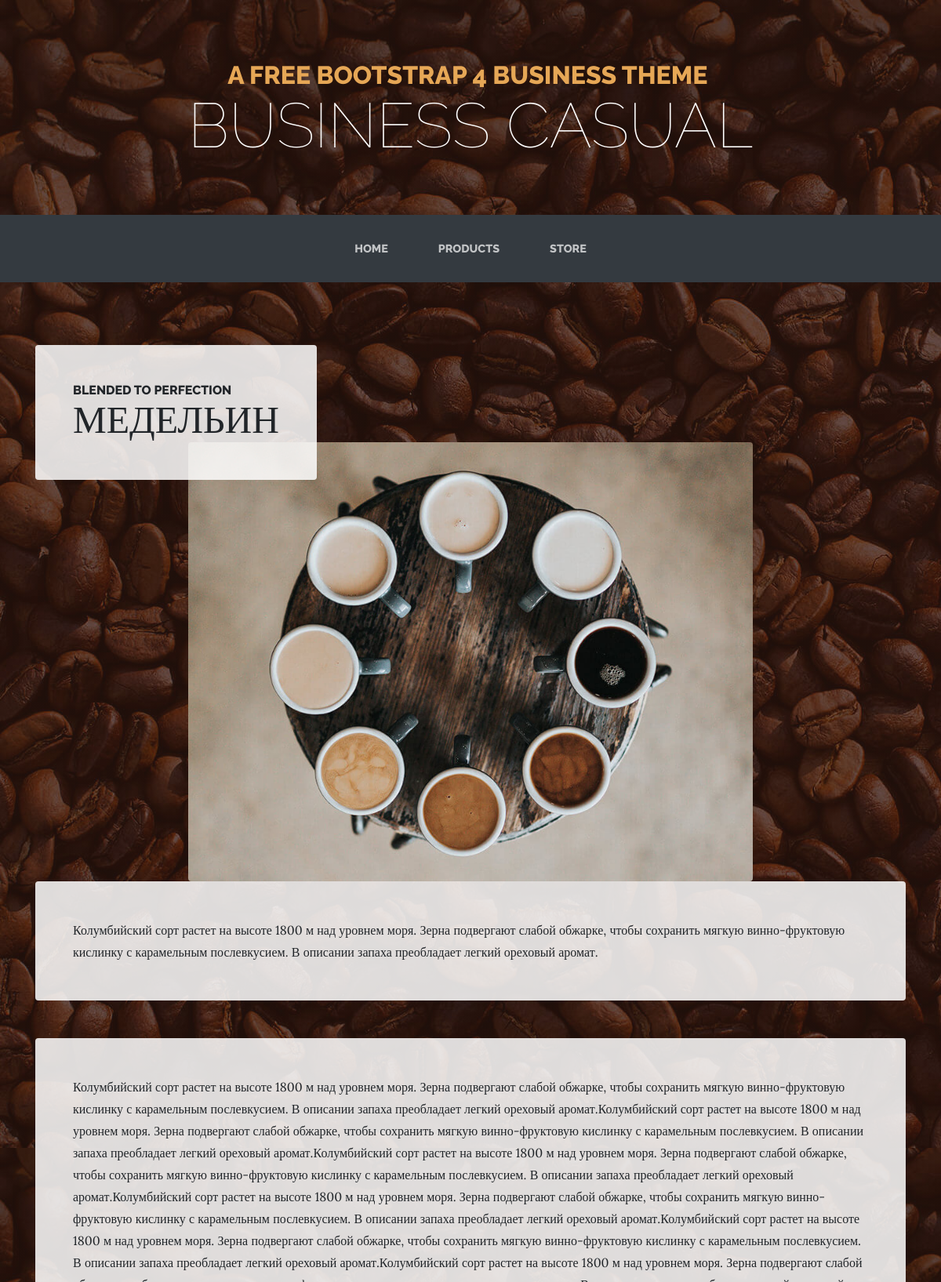
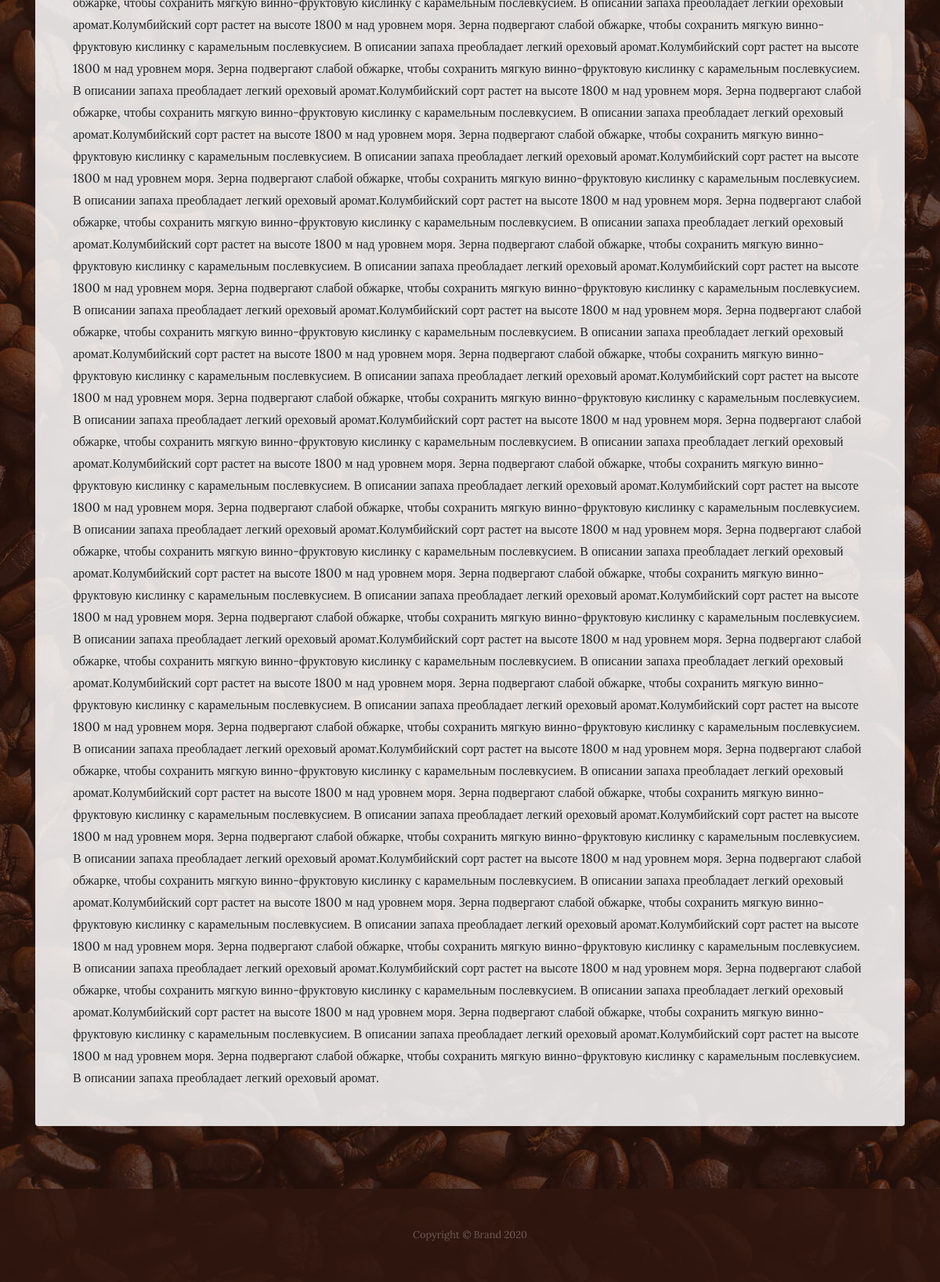
Screenshot of /productsAbout?id=1 with the database file from the repository (2 pictures, top to bottom).
### coffee/models.py (models this page shows)
class coffee(models.Model):
    img = models.ImageField(upload_to = 'images', null=True, blank = True)
    type = models.CharField(max_length = 50, blank=True, unique = True)
    intro = models.CharField(max_length = 300, blank=True)
    about = models.TextField(blank=True)

### coffee/views.py (the view)
# urls.py: path('productsAbout', productsAbout, name='productsAbout_url'),
def productsAbout(request):
    is_id = request.GET['id']
    is_coffee = coffee.objects.get(id = is_id)
    return render(request, 'coffee/product_about.html', context = {
        'is_coffee': is_coffee
    })

### coffee/templates/coffee/product_about.html
{% extends 'base/base.html' %}
{% block body %}
    {% load static %}
    <section class="page-section">
        <div class="container">
            <div class="product-item">
                <div class="d-flex product-item-title">
                    <div class="d-flex mr-auto bg-faded p-5 rounded">
                        <h2 class="section-heading mb-0">
                            <span class="section-heading-upper">Blended to Perfection</span>
                            <span class="section-heading-lower">{{ is_coffee.type }}</span>
                        </h2>
                    </div>
                </div><img class="img-fluid d-flex mx-auto product-item-img mb-3 mb-lg-0 rounded" src="media/{{ is_coffee.img }}">
                <div class="bg-faded p-5 rounded">
                    <p class="mb-0">{{ is_coffee.intro }}</p>
                </div>
                <div class="mt-5 bg-faded p-5 rounded">
                    <p class="mb-0">{{ is_coffee.about }}</p>
                </div>
            </div>
        </div>
    </section>
{% endblock body %}

### rows the page displays
coffee: type "МЕДЕЛЬИН", img (picture), intro "Колумбийский сорт растет на высоте 1800 м над уровнем моря. Зерна подвергают слабой обжарке, чтобы сохранить мягкую винно-фруктовую кислинку с карамельным послевкусием. В описании запаха преобладает легкий ореховый аромат.", about "Колумбийский сорт растет на высоте 1800 м над уровнем моря. Зерна подвергают слабой обжарке, чтобы сохранить мягкую винно-фруктовую кислинку с карамельным послевкусием. В описании запаха преобладает легкий ореховый аромат.Колумбийский сорт растет на высоте 1800 м над уровнем моря. Зерна подвергают слабой обжарке, чтобы сохранить мягкую винно-фруктовую кислинку с карамельным послевкусием. В описании запаха преобладает легкий ореховый аромат.Колумбийский сорт растет на высоте 1800 м над уровнем моря. Зерна подвергают слабой обжарке, чтобы сохранить мягкую винно-фруктовую кислинку с карамельным послевкусием. В описании запаха преобладает легкий ореховый аромат.Колумбийский сорт растет на…"
